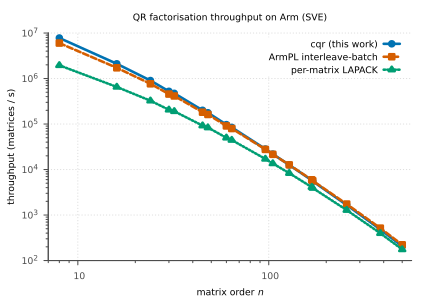

The script that saved this image:
# Throughput (matrices/s) vs matrix order on Arm / SVE.
# Run from the report/ directory:  gnuplot figures/throughput_arm.gp
load 'figures/common.gp'
set output 'figures/throughput_arm.pdf'

set title "QR factorisation throughput on Arm (SVE)"
set logscale y
set ylabel "throughput (matrices / s)"
set format y "10^{%L}"

plot \
  'data/geqrf_arm.dat' using 1:3 with linespoints ls 1 title 'cqr (this work)', \
  ''                   using 1:4 with linespoints ls 2 title 'ArmPL interleave-batch', \
  ''                   using 1:5 with linespoints ls 3 title 'per-matrix LAPACK'
